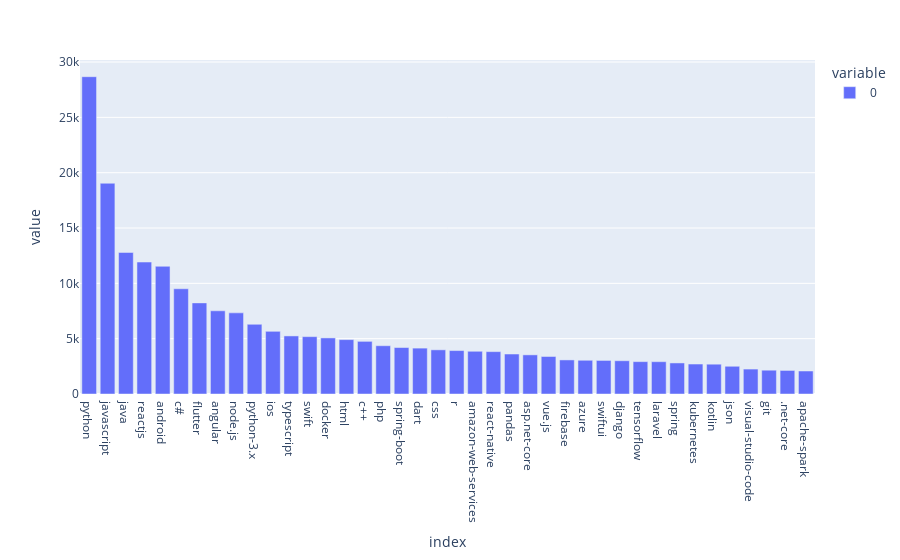

Here is the notebook cell this chart was saved with:
### Code cell
fig = px.bar(tags_top_500.nlargest(40))
fig.show()

### Figure 1 — Plotly figure (JSON) as saved in the notebook; plotly's stock layout.template omitted (floating-point values rounded to 4 significant figures)
{"data": [{"alignmentgroup": "True", "hovertemplate": "variable=0<br>index=%{x}<br>value=%{y}<extra></extra>", "legendgroup": "0", "marker": {"color": "#636efa", "pattern": {"shape": ""}}, "name": "0", "offsetgroup": "0", "orientation": "v", "showlegend": true, "textposition": "auto", "type": "bar", "x": ["python", "javascript", "java", "reactjs", "android", "c#", "flutter", "angular", "node.js", "python-3.x", "ios", "typescript", "swift", "docker", "html", "c++", "php", "spring-boot", "dart", "css", "r", "amazon-web-services", "react-native", "pandas", "asp.net-core", "vue.js", "firebase", "azure", "swiftui", "django", "tensorflow", "laravel", "spring", "kubernetes", "kotlin", "json", "visual-studio-code", "git", ".net-core", "apache-spark"], "xaxis": "x", "y": [28675, 19046, 12791, 11925, 11540, 9510, 8235, 7518, 7333, 6298, 5665, 5248, 5183, 5068, 4915, 4757, 4363, 4200, 4147, 3992, 3925, 3861, 3828, 3613, 3537, 3390, 3079, 3048, 3034, 3007, 2924, 2920, 2806, 2708, 2694, 2506, 2253, 2151, 2129, 2079], "yaxis": "y"}], "layout": {"barmode": "relative", "legend": {"title": {"text": "variable"}, "tracegroupgap": 0}, "margin": {"t": 60}, "xaxis": {"anchor": "y", "domain": [0, 1], "title": {"text": "index"}}, "yaxis": {"anchor": "x", "domain": [0, 1], "title": {"text": "value"}}}}
